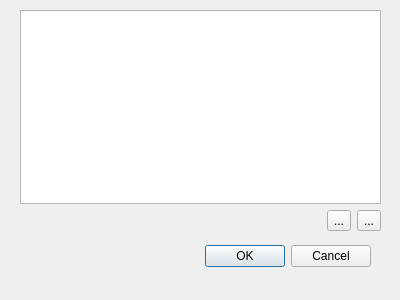
<?xml version="1.0" encoding="UTF-8"?>
<ui version="4.0">
 <class>Edit_Department</class>
 <widget class="QDialog" name="Edit_Department">
  <property name="geometry">
   <rect>
    <x>0</x>
    <y>0</y>
    <width>400</width>
    <height>300</height>
   </rect>
  </property>
  <property name="windowTitle">
   <string>Редактирование отделов</string>
  </property>
  <widget class="QDialogButtonBox" name="buttonBox">
   <property name="geometry">
    <rect>
     <x>30</x>
     <y>240</y>
     <width>341</width>
     <height>32</height>
    </rect>
   </property>
   <property name="orientation">
    <enum>Qt::Horizontal</enum>
   </property>
   <property name="standardButtons">
    <set>QDialogButtonBox::Cancel|QDialogButtonBox::Ok</set>
   </property>
  </widget>
  <widget class="QWidget" name="gridLayoutWidget">
   <property name="geometry">
    <rect>
     <x>20</x>
     <y>10</y>
     <width>361</width>
     <height>221</height>
    </rect>
   </property>
   <layout class="QGridLayout" name="gridLayout">
    <item row="1" column="2">
     <widget class="QToolButton" name="delButton">
      <property name="text">
       <string>...</string>
      </property>
      <property name="icon">
       <iconset resource="resources.qrc">
        <normaloff>:/icons/List-remove.svg</normaloff>:/icons/List-remove.svg</iconset>
      </property>
     </widget>
    </item>
    <item row="1" column="1">
     <widget class="QToolButton" name="addButton">
      <property name="text">
       <string>...</string>
      </property>
      <property name="icon">
       <iconset resource="resources.qrc">
        <normaloff>:/icons/List-add.svg</normaloff>:/icons/List-add.svg</iconset>
      </property>
     </widget>
    </item>
    <item row="0" column="0" colspan="3">
     <widget class="QListWidget" name="listWidget"/>
    </item>
   </layout>
  </widget>
 </widget>
 <resources>
  <include location="resources.qrc"/>
 </resources>
 <connections>
  <connection>
   <sender>buttonBox</sender>
   <signal>accepted()</signal>
   <receiver>Edit_Department</receiver>
   <slot>accept()</slot>
   <hints>
    <hint type="sourcelabel">
     <x>248</x>
     <y>254</y>
    </hint>
    <hint type="destinationlabel">
     <x>157</x>
     <y>274</y>
    </hint>
   </hints>
  </connection>
  <connection>
   <sender>buttonBox</sender>
   <signal>rejected()</signal>
   <receiver>Edit_Department</receiver>
   <slot>reject()</slot>
   <hints>
    <hint type="sourcelabel">
     <x>316</x>
     <y>260</y>
    </hint>
    <hint type="destinationlabel">
     <x>286</x>
     <y>274</y>
    </hint>
   </hints>
  </connection>
  <connection>
   <sender>addButton</sender>
   <signal>clicked()</signal>
   <receiver>Edit_Department</receiver>
   <slot>addDepartment()</slot>
   <hints>
    <hint type="sourcelabel">
     <x>337</x>
     <y>218</y>
    </hint>
    <hint type="destinationlabel">
     <x>199</x>
     <y>149</y>
    </hint>
   </hints>
  </connection>
  <connection>
   <sender>delButton</sender>
   <signal>clicked()</signal>
   <receiver>Edit_Department</receiver>
   <slot>delDepartment()</slot>
   <hints>
    <hint type="sourcelabel">
     <x>367</x>
     <y>218</y>
    </hint>
    <hint type="destinationlabel">
     <x>199</x>
     <y>149</y>
    </hint>
   </hints>
  </connection>
 </connections>
 <slots>
  <slot>addDepartment()</slot>
  <slot>delDepartment()</slot>
 </slots>
</ui>
